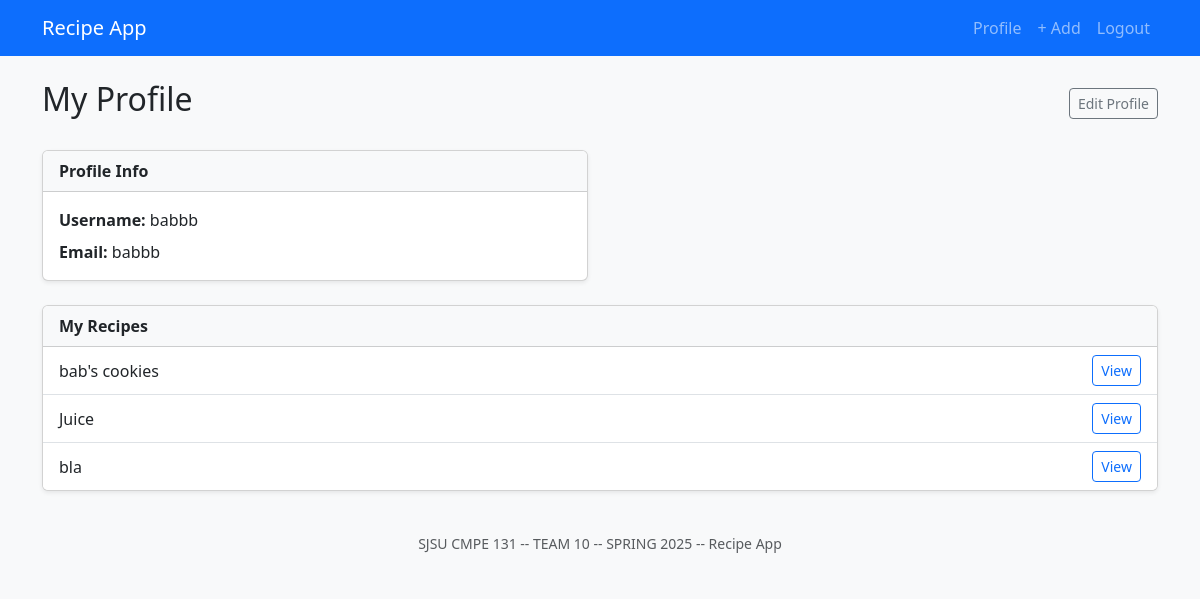
Screenshot of /profile (signed in) with the database file from the repository.
### app/models.py (models this page shows, shortened)
class User(UserMixin, db.Model):
    id = db.Column(db.Integer, primary_key=True)
    username = db.Column(db.String(100), unique=True, nullable=False)
    email = db.Column(db.String(120), unique=True, nullable=False)
    password = db.Column(db.String(200), nullable=False)
    recipes = db.relationship('Recipe', backref='author', lazy=True)
    ratings = db.relationship('Rating', backref='user', lazy=True)
    recipes = db.relationship('Recipe', backref='author', lazy=True)
    saved = db.relationship(
        'Recipe',
        secondary=saved_recipes,
        backref=db.backref('saved_by', lazy='dynamic'),
        lazy='dynamic',
    )

class Recipe(db.Model):
    id = db.Column(db.Integer, primary_key=True)
    title = db.Column(db.String(200), nullable=False)
    description = db.Column(db.Text, nullable=False)
    ingredients = db.Column(db.Text, nullable=False)
    instructions = db.Column(db.Text, nullable=False)
    created_at = db.Column(db.DateTime(timezone=True), server_default=func.now())
    user_id = db.Column(db.Integer, db.ForeignKey('user.id'), nullable=False)
    ratings = db.relationship('Rating', backref='recipe', lazy=True, cascade="all, delete-orphan")
    tags = db.relationship(
        'Tag',
        secondary='recipe_tags',
        backref=db.backref('recipes', lazy='dynamic'),
        lazy='dynamic',
    )

### app/routes.py (the view, shortened to what this page needs)
@app.route('/profile', methods=['GET','POST'])
def profile():
    user = get_current_user()
    if not user:
        flash("You must be logged in to view your profile.", "danger")
        return redirect(url_for('login'))
    edit_mode = request.method == 'POST' or request.args.get('edit') == '1'
    recipes = Recipe.query.filter_by(user_id=user.id).all()
    return render_template(
        'profile.html',
        user=user,
        recipes=recipes,
        edit_mode=edit_mode
    )

### app/routes.py (called while the page is built)
def get_current_user():
    uid = session.get("user_id")
    return User.query.get(uid) if uid else None

### app/templates/profile.html (shortened to what this page needs)
{% extends "base.html" %}
{% block content %}
<div class="d-flex justify-content-between align-items-center mb-4">
    <h2>My Profile</h2>
    {% if not edit_mode %}
    <a href="{{ url_for('profile', edit='1') }}" class="btn btn-sm btn-outline-secondary">
        Edit Profile
    </a>
    {% endif %}
</div>
{% if edit_mode %}
<form method="POST" novalidate>
    <div class="mb-3">
        <label class="form-label">Username</label>
        <input name="username" type="text" class="form-control" required
            value="{{ request.form.username or user.username }}">
    </div>
    <div class="mb-3">
        <label class="form-label">Email</label>
        <input type="email" class="form-control" value="{{ user.email }}" readonly style="cursor: not-allowed;">
    </div>
    <div class="mb-3">
        <label class="form-label">
            New Password <small class="text-muted">(leave blank to keep current)</small>
        </label>
        <input name="password" type="password" class="form-control">
    </div>
    <div class="d-flex">
        <button type="submit" class="btn btn-primary me-2">Save Changes</button>
        <a href="{{ url_for('profile') }}" class="btn btn-secondary">Cancel</a>
    </div>
</form>
{% else %}
<div class="row mb-4">
    <div class="col-md-6">
        <div class="card shadow-sm">
            <div class="card-header bg-light">
                <strong>Profile Info</strong>
            </div>
            <div class="card-body">
                <p class="mb-2"><strong>Username:</strong> {{ user.username }}</p>
                <p class="mb-0"><strong>Email:</strong> {{ user.email }}</p>
            </div>
        </div>
    </div>
</div>
<div class="card shadow-sm mb-4">
    <div class="card-header bg-light">
        <strong>My Recipes</strong>
    </div>
    <ul class="list-group list-group-flush">
        {% if recipes %}
        {% for r in recipes %}
        <li class="list-group-item d-flex justify-content-between align-items-center">
            {{ r.title }}
            <a href="{{ url_for('view_recipe', recipe_id=r.id) }}" class="btn btn-sm btn-outline-primary">
                View
            </a>
        </li>
        {% endfor %}
        {% else %}
        <li class="list-group-item text-muted">
            You haven’t added any recipes yet.
        </li>
        {% endif %}
    </ul>
</div>
{% endif %}
{% endblock %}

### rows the page displays
User: username "babbb", email "babbb"
Recipe: title "bab's cookies"
Recipe: title "Juice"
Recipe: title "bla"
